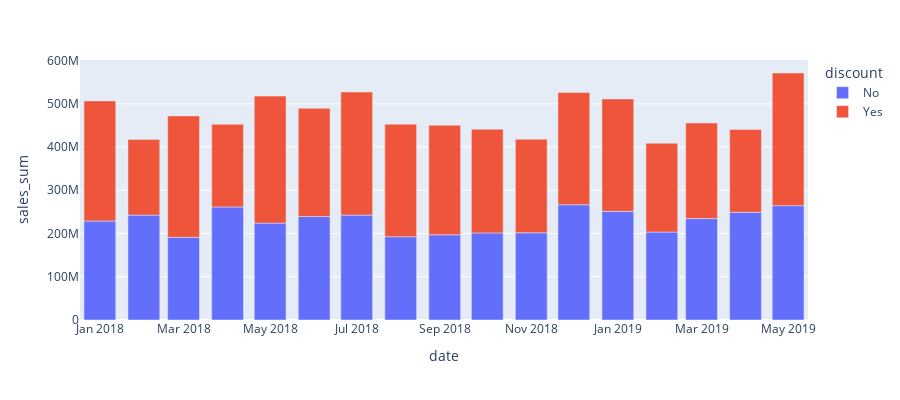

Notebook cell for this chart:
### Code cell
fig = px.bar(df_group, x='date', y='sales_sum', color="discount",
              height=400)
fig.show()

### Figure 1 — Plotly figure (JSON) as saved in the notebook; plotly's stock layout.template omitted (floating-point values rounded to 4 significant figures)
{"data": [{"alignmentgroup": "True", "hovertemplate": "discount=No<br>date=%{x}<br>sales_sum=%{y}<extra></extra>", "legendgroup": "No", "marker": {"color": "#636efa", "pattern": {"shape": ""}}, "name": "No", "offsetgroup": "No", "orientation": "v", "showlegend": true, "textposition": "auto", "type": "bar", "x": ["2018-1", "2018-2", "2018-3", "2018-4", "2018-5", "2018-6", "2018-7", "2018-8", "2018-9", "2018-10", "2018-11", "2018-12", "2019-1", "2019-2", "2019-3", "2019-4", "2019-5"], "xaxis": "x", "y": [228800000.0, 242500000.0, 191300000.0, 261400000.0, 224100000.0, 239200000.0, 242500000.0, 192600000.0, 197100000.0, 201400000.0, 201700000.0, 266600000.0, 251300000.0, 203400000.0, 234500000.0, 249100000.0, 264400000.0], "yaxis": "y"}, {"alignmentgroup": "True", "hovertemplate": "discount=Yes<br>date=%{x}<br>sales_sum=%{y}<extra></extra>", "legendgroup": "Yes", "marker": {"color": "#EF553B", "pattern": {"shape": ""}}, "name": "Yes", "offsetgroup": "Yes", "orientation": "v", "showlegend": true, "textposition": "auto", "type": "bar", "x": ["2018-1", "2018-2", "2018-3", "2018-4", "2018-5", "2018-6", "2018-7", "2018-8", "2018-9", "2018-10", "2018-11", "2018-12", "2019-1", "2019-2", "2019-3", "2019-4", "2019-5"], "xaxis": "x", "y": [277800000.0, 175100000.0, 280500000.0, 191100000.0, 293700000.0, 250300000.0, 284600000.0, 260200000.0, 253200000.0, 239800000.0, 216200000.0, 259300000.0, 259900000.0, 205300000.0, 221100000.0, 191300000.0, 306700000.0], "yaxis": "y"}], "layout": {"barmode": "relative", "height": 400, "legend": {"title": {"text": "discount"}, "tracegroupgap": 0}, "margin": {"t": 60}, "xaxis": {"anchor": "y", "domain": [0, 1], "title": {"text": "date"}}, "yaxis": {"anchor": "x", "domain": [0, 1], "title": {"text": "sales_sum"}}}}
